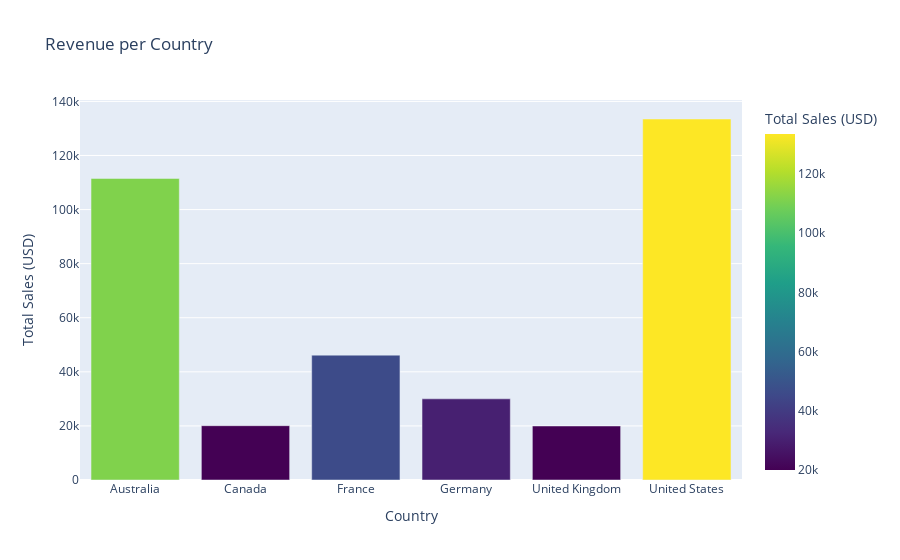

The notebook cell this image was saved under:
### Code cell
Data['Revenue'] = pd.to_numeric(Data['Revenue'], errors='coerce')

# Group by 'Country' and sum the revenue
country_sales = Data.groupby('Country')['Revenue'].sum().reset_index()

# Create a bar plot for Revenue per country
fig = px.bar(country_sales, x='Country', y='Revenue',
             title='Revenue per Country',
             labels={'Revenue': 'Total Sales (USD)', 'Country': 'Country'},
             color='Revenue', color_continuous_scale='Viridis')

# Show the plot
fig.show()

### Figure 1 — Plotly figure (JSON) as saved in the notebook; plotly's stock layout.template omitted (floating-point values rounded to 4 significant figures)
{"data": [{"alignmentgroup": "True", "hovertemplate": "Country=%{x}<br>Total Sales (USD)=%{marker.color}<extra></extra>", "legendgroup": "", "marker": {"color": [111506, 20080, 46175, 30010, 19972, 133489], "coloraxis": "coloraxis", "pattern": {"shape": ""}}, "name": "", "offsetgroup": "", "orientation": "v", "showlegend": false, "textposition": "auto", "type": "bar", "x": ["Australia", "Canada", "France", "Germany", "United Kingdom", "United States"], "xaxis": "x", "y": [111506, 20080, 46175, 30010, 19972, 133489], "yaxis": "y"}], "layout": {"barmode": "relative", "coloraxis": {"colorbar": {"title": {"text": "Total Sales (USD)"}}, "colorscale": [[0, "#440154"], [0.1111, "#482878"], [0.2222, "#3e4989"], [0.3333, "#31688e"], [0.4444, "#26828e"], [0.5556, "#1f9e89"], [0.6667, "#35b779"], [0.7778, "#6ece58"], [0.8889, "#b5de2b"], [1, "#fde725"]]}, "legend": {"tracegroupgap": 0}, "title": {"text": "Revenue per Country"}, "xaxis": {"anchor": "y", "domain": [0, 1], "title": {"text": "Country"}}, "yaxis": {"anchor": "x", "domain": [0, 1], "title": {"text": "Total Sales (USD)"}}}}
